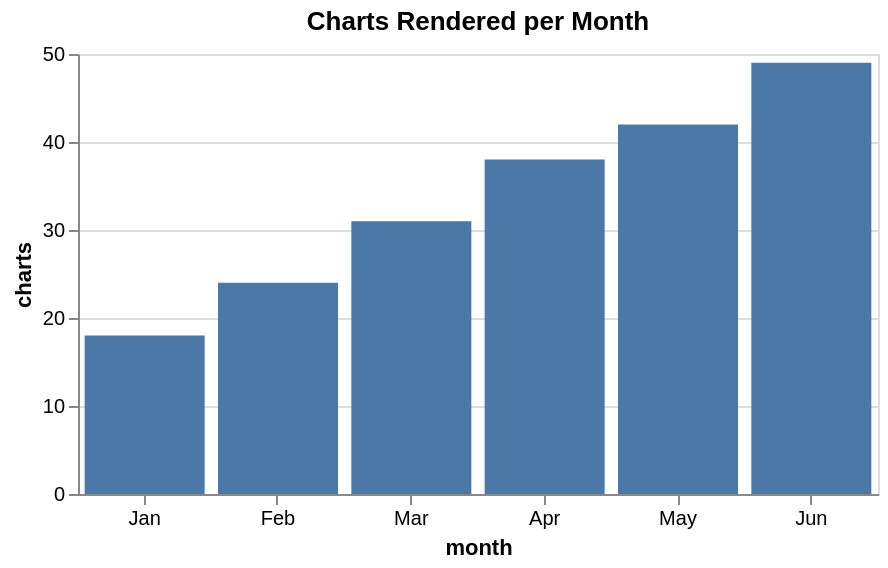

Write a Vega-Lite specification for this figure.
### Vega-Lite specification from a JSON file in a GitHub repository (floating-point values rounded to 4 significant figures)
{"$schema": "https://vega.github.io/schema/vega-lite/v6.json", "title": "Charts Rendered per Month", "width": 400, "height": 220, "data": {"values": [{"month": "Jan", "charts": 18}, {"month": "Feb", "charts": 24}, {"month": "Mar", "charts": 31}, {"month": "Apr", "charts": 38}, {"month": "May", "charts": 42}, {"month": "Jun", "charts": 49}]}, "mark": "bar", "encoding": {"x": {"field": "month", "type": "ordinal", "sort": null, "axis": {"labelAngle": 0}}, "y": {"field": "charts", "type": "quantitative"}}}
